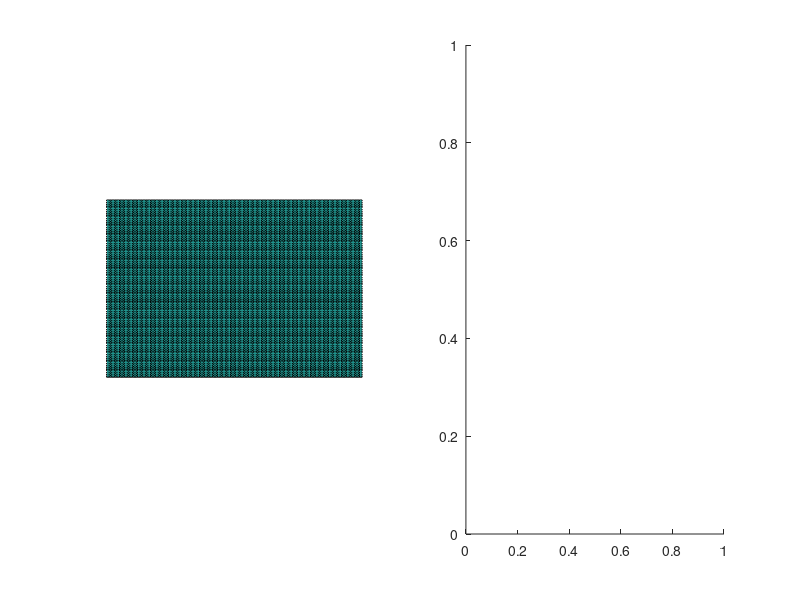

This chart was generated by the following MATLAB code: (Note: this script raises an error after producing the figure.)
% test script for piecewise linear 2-d model

clear all
close all

% transition probabilities
p = [4 1 1 0];
pp=p;
p = cumsum(p);
p = p/max(p);

% viewing
v = [0 30];
a = [1 0]/10;

% creat data object
N = 100; % for NxN grid of datapoints (evenly spaced)
x = 1:N;
y = 1:N;
% make input grid
[x, y] = meshgrid(x,y);
% create data object
data = [x(:) y(:) zeros(N^2,1)];
% create matrix for surf later
z = zeros(N);

% intial graphics
sp2 = subplot(1,2,2);
sp1 = subplot(1,2,1);
s = surf(x,y,z);
view(v)
axis([0 100 0 100 -1000 1000])
axis off

% initialise tree with this data
t = grhTree(grhData(data));
t.prior.b = 4;

counter = 0;

% animate tree
while true
    
    if ~mod(counter, 20)
        subplot(sp2), cla; t.drawTree('subplot'); axis off;
        title(sprintf('p = [%.0f %.0f %.0f %.0f] : t.prior.b = %.2f', pp, t.prior.b))
    end
    
    counter = counter + 1;
    
    if rand < .05
        p = randi(5, 1, 4);
        p(1) = p(1)*2;
        pp = p;
        p = cumsum(p);
        p = p/max(p);
    end
    
    if (t.prior.b < 0 && rand<.1) || t.prior.b > 0
    if rand<.1, t.prior.b = randn();end
    end
    
if rand < p(1)
%     fprintf('\nGrowing:')
    t.randomGrow;
%     fprintf('\n')    
else
    if rand < p(2)
%         fprintf('\nPruning:')
        t.randomPrune;
%         fprintf('\n')  
    else
        if rand < p(3)
%             fprintf('\nSwapping:')
            t.randomSwap;
%             fprintf('\n')
        else
%             fprintf('\nChanging:')
            t.randomChange;
%             fprintf('\n')    
        end
    end
end

for thisLeaf = t.leaves
    t.data.setOutputs(thisLeaf.dataIDs, 1, [ones(numel(thisLeaf.dataIDs),1) thisLeaf.data.getInputs(thisLeaf.dataIDs)] * thisLeaf.model'); %+rand*randn(length(thisLeaf.dataIDs),1)*33);
    data = t.data.getData(thisLeaf.dataIDs);
    inds = (data(:,2)-1)*N + data(:,1);
    z(inds) = data(:,3);   
end

subplot(sp1)
set(s, 'ZData', z);
v(2) = 40 + 20 * sin(counter/40);
v = v + a;
% a = a / norm(a);
view(v)

pause(.01)

end